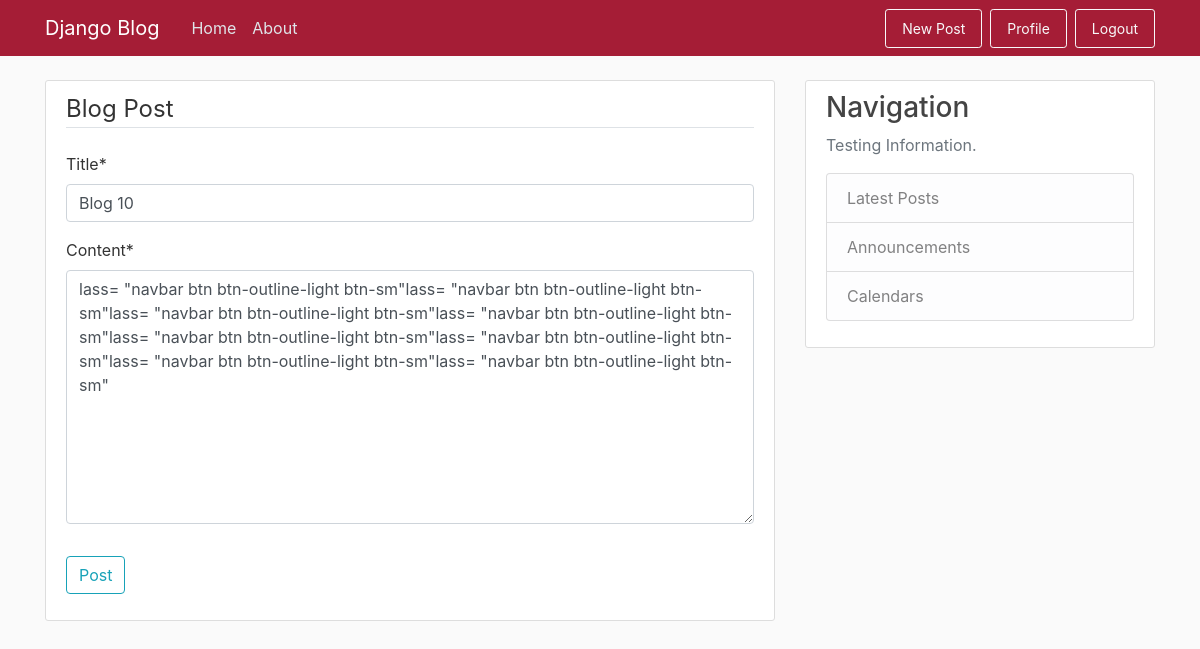
The app's page /post/11/update (signed in) with its own data.
### blog/models.py (models this page shows, shortened)
class Post(models.Model):
	title = models.CharField(max_length=100)
	content = models.TextField()
	date_posted = models.DateTimeField(default=timezone.now)
	author = models.ForeignKey(User, on_delete=models.CASCADE)

### blog/views.py (the view, shortened to what this page needs)
# urls.py: path('post/<int:pk>/update', PostUpdateView.as_view(), name='post-update'),
class PostUpdateView(LoginRequiredMixin, UserPassesTestMixin, UpdateView):
	model = Post
	template_name= "blog/create.html"
	fields = ["title", "content"]
	def test_func(self):
		post = self.get_object()
		if self.request.user == post.author:
			return True
		return False

### blog/templates/blog/create.html (shortened to what this page needs)
{% extends "blog/base.html" %}
{% load crispy_forms_tags %}
{% block content %}
   <div class="content-section">
   		<form method="POST">
   			<fieldset class="form-group">
   				<legend class="border-bottom mb-4">
   					Blog Post
   				</legend>
   				{{ form|crispy }}
   			</fieldset>
   			<div class="form-group">
   				<button class="btn btn-outline-info" type="submit">Post</button>
   			</div>
   		</form>
   </div>
{% endblock content %}

### blog/static/blog/main.css (style rules this page uses)
body { background: #fafafa; color: #333333; margin-top: 5rem; }
.content-section { background: #ffffff; padding: 10px 20px; border: 1px solid #dddddd; border-radius: 3px; margin-bottom: 20px; }

### records on screen
Post: title "Blog 10", content "lass= \"navbar btn btn-outline-light btn-sm\"lass= \"navbar btn btn-outline-light btn-sm\"lass= \"navbar btn btn-outline-light btn-sm\"lass= \"navbar btn btn-outline-light btn-sm\"lass= \"navbar btn btn-outline-light btn-sm\"lass= \"navbar btn btn-outline-light btn-sm\"lass= \"navbar btn btn-outline-light btn-sm\"lass= \"navbar btn btn-outline-light btn-sm\""
